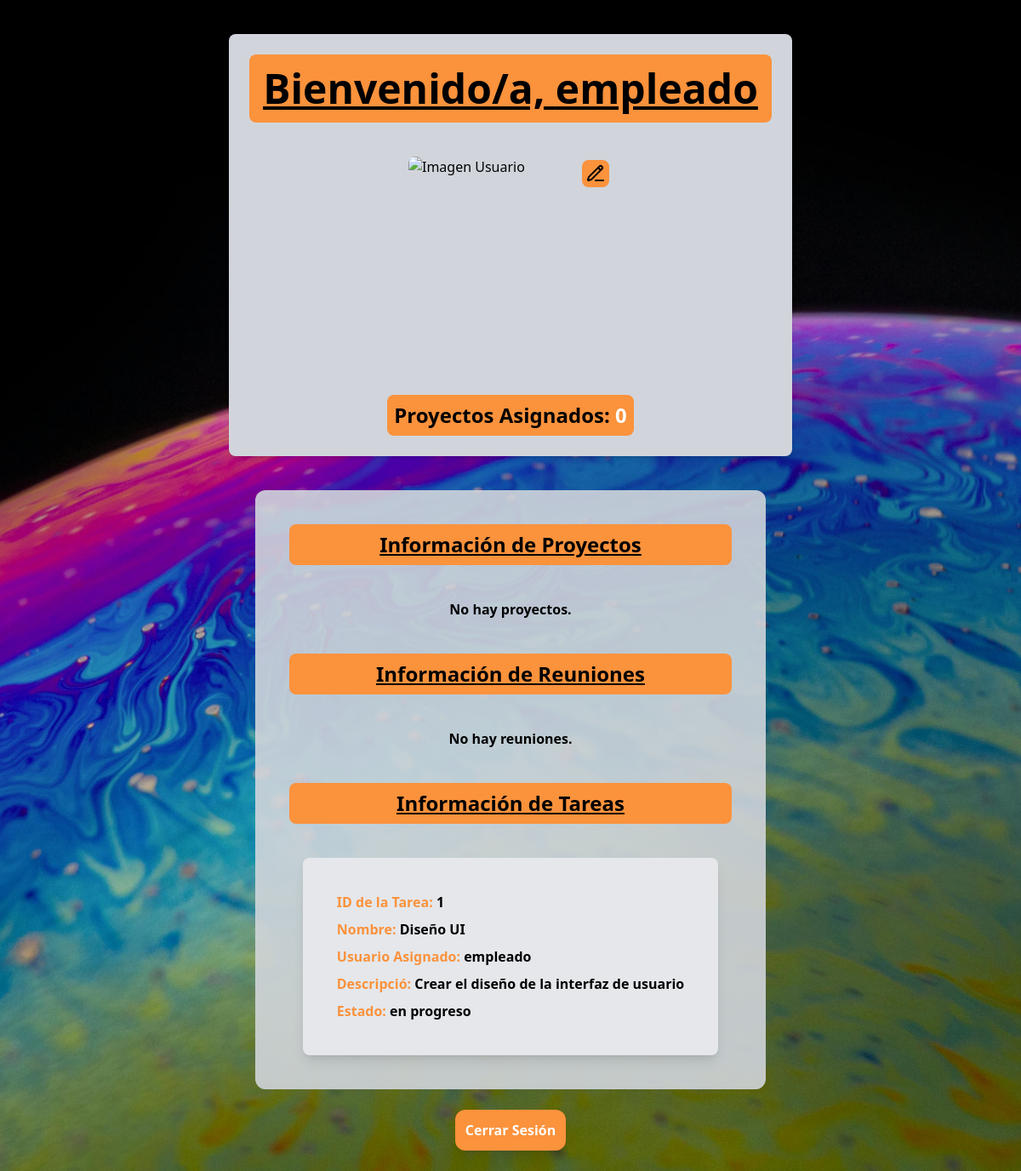
The app's page /php/empleado/empleados.php (signed in) with its own data.
### tables this page shows
CREATE TABLE tareas (
    id_tarea INT AUTO_INCREMENT PRIMARY KEY,
    nombre VARCHAR(100) NOT NULL,
    descripcion TEXT,
    id_proyecto INT NOT NULL,
    usuario VARCHAR(50) NOT NULL,
    fecha_asignacion DATE NOT NULL,
    fecha_vencimiento DATE CHECK (fecha_vencimiento IS NULL OR fecha_vencimiento > fecha_asignacion),
    estado ENUM('pendiente', 'en progreso', 'completada') NOT NULL,
    FOREIGN KEY (id_proyecto) REFERENCES proyectos(id_proyecto) ON DELETE CASCADE,
    FOREIGN KEY (usuario) REFERENCES usuarios(usuario) ON DELETE CASCADE
);

### php/empleado/empleados.php (the view, shortened to what this page needs)
  <?php
    $con = crearConexion();
    $usuario = $_SESSION['usuario'];
    $imagen_perfil = '';
    $default_image = '../../img/perfilPorDefecto.png';
    if (empty($imagen_perfil) || !file_exists($imagen_perfil)) {
        $imagen_a_mostrar = $default_image;
    } else {
        $imagen_a_mostrar = $imagen_perfil;
    }
    $sql_tareas = "SELECT * FROM tareas WHERE usuario = ?";
    $stmt_tareas = $con->prepare($sql_tareas);
    $stmt_tareas->bind_param("s", $usuario);
    $stmt_tareas->execute();
    $tareas = $stmt_tareas->get_result();
    $sql = "SELECT p.* FROM proyectos p
        INNER JOIN proyectos_usuarios pu ON p.id_proyecto = pu.id_proyecto
        WHERE pu.usuario = ?";
    $stmt = $con->prepare($sql);
    $stmt->bind_param("s", $usuario);
    $stmt->execute();
    $proyectos = $stmt->get_result();
    $sql_reuniones = "SELECT r.* FROM reuniones r
                  INNER JOIN proyectos_usuarios pu ON r.id_proyecto = pu.id_proyecto
                  WHERE pu.usuario = ?";
    $stmt_reuniones = $con->prepare($sql_reuniones);
    $stmt_reuniones->bind_param("s", $usuario);
    $stmt_reuniones->execute();
    $reuniones = $stmt_reuniones->get_result();
    ?>
  <!DOCTYPE html>
  <html lang="en">
  <head>
      <script src="https://cdn.tailwindcss.com"></script>
  </head>
  <body class="w-full min-h-screen flex flex-col justify-center items-center bg-cover bg-center bg-fixed z-10 bg-[url('../../img/pixels14.jpg')]">
<section class="flex flex-col p-10 gap-10">
    <div class="flex flex-col w-full bg-gray-300 items-center justify-center shadow-md rounded-lg gap-10 p-6">
        <h1 class="font-bold bg-orange-400 md:text-5xl text-xl underline text-center p-4 rounded-lg">
            Bienvenido/a, <?php echo htmlspecialchars($usuario); ?>
        </h1>
        <div class="relative flex flex-col items-center justify-center">
            <img src="<?php echo htmlspecialchars($imagen_a_mostrar); ?>"
                alt="Imagen Usuario"
                class="w-[15em] h-[15em] rounded-lg"
                id="profileImage" />
            <button class="absolute right-1 top-1" id="uploadButton">
                <img src="../../img/pencil-line.svg" alt="Editar imagen" class="bg-orange-400 rounded-lg p-1" />
            </button>
        </div>
        <div class="flex flex-col text-xl justify-center gap-5">
            <p class="font-bold text-lg bg-orange-400 md:text-2xl text-center p-2 rounded-lg">
                Proyectos Asignados:
                <span class="text-white"> <?php echo htmlspecialchars($proyectos->num_rows); ?></span>
            </p>
        </div>
    </div>
</section>
    <div class="flex flex-col p-10 bg-gray-300 bg-opacity-90 gap-10 rounded-xl w-full max-w-[50%]">
          <h2 class="font-bold text-lg bg-orange-400 md:text-2xl underline text-center p-2 rounded-lg">Información de Proyectos</h2>
          <ul class="flex flex-wrap gap-2 justify-center items-center w-full">
              <?php if ($proyectos->num_rows == 0) { ?>
                  <span class="text-center font-bold">No hay proyectos.</span>
              <?php } ?>
          </ul>
          <h3 class="font-bold text-lg bg-orange-400 md:text-2xl underline text-center p-2 rounded-lg">Información de Reuniones</h3>
          <ul class="flex gap-2 flex-wrap justify-center items-center w-full">
              <?php if ($reuniones->num_rows == 0) { ?>
                  <span class="text-center font-bold">No hay reuniones.</span>
              <?php } ?>
          </ul>
          <h3 class="font-bold text-lg bg-orange-400 md:text-2xl underline text-center p-2 rounded-lg">Información de Tareas</h3>
          <ul class="flex gap-2 flex-wrap justify-center items-center">
              <?php while ($tarea = $tareas->fetch_assoc()) { ?>
                  <li class="flex gap-5">
                      <?php
                        echo
                        "<div class='flex bg-gray-200 gap-2 rounded-lg shadow-lg p-5'>" .
                            "<div class='flex flex-col gap-2 p-5'>" .
                            " <p class='font-bold text-orange-400'>ID de la Tarea: <span class='text-black'>" . htmlspecialchars($tarea['id_tarea']) . "</span></p> " .
                            " <p class='font-bold text-orange-400'>Nombre: <span class='text-black'>" . htmlspecialchars($tarea['nombre']) . "</p> " .
                            " <p class='font-bold text-orange-400'>Usuario Asignado: <span class='text-black'>" . htmlspecialchars($tarea['usuario']) . "</p>" .
                            " <p class='font-bold text-orange-400'>Descripció: <span class='text-black'>" . htmlspecialchars($tarea['descripcion']) . "</p>" .
                            " <p class='font-bold text-orange-400'>Estado: <span class='text-black'>" . htmlspecialchars($tarea['estado']) . "</p>"
                        ?>
                      <?php echo "</div></div>"; ?>
                  </li>
              <?php } ?>
          </ul>
    </div><br>
          <form action="../../php/logout.php" method="POST" class="flex items-center justify-center">
              <button type="submit" class="p-2 bg-orange-400 rounded-xl shadow-lg cursor-pointer p-3 font-bold text-white hover:bg-orange-800">Cerrar Sesión</button>
          </form>
  </body><br>
  </html>

### records on screen
tareas: id_tarea "1", nombre "Diseño UI", usuario "empleado", descripcion "Crear el diseño de la interfaz de usuario", estado "en progreso"

### other values on screen
$usuario "empleado"
$proyectos->num_rows "0"
